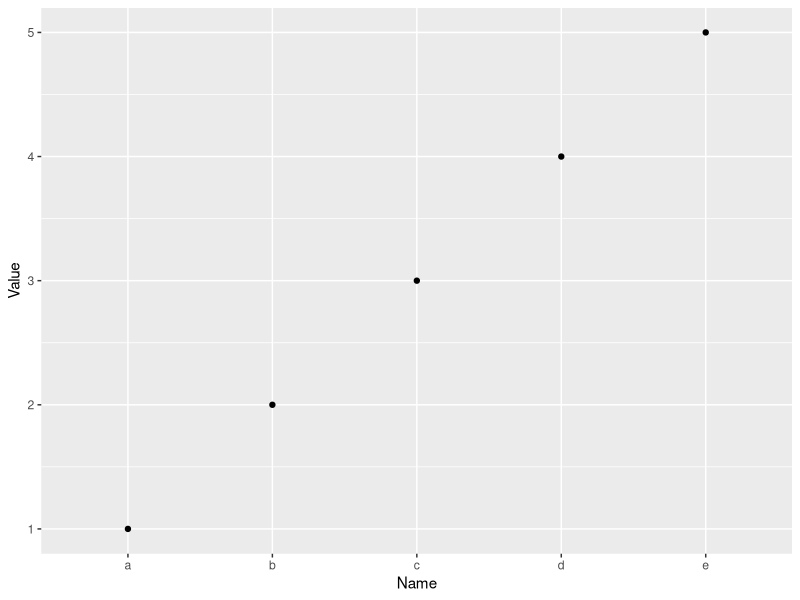
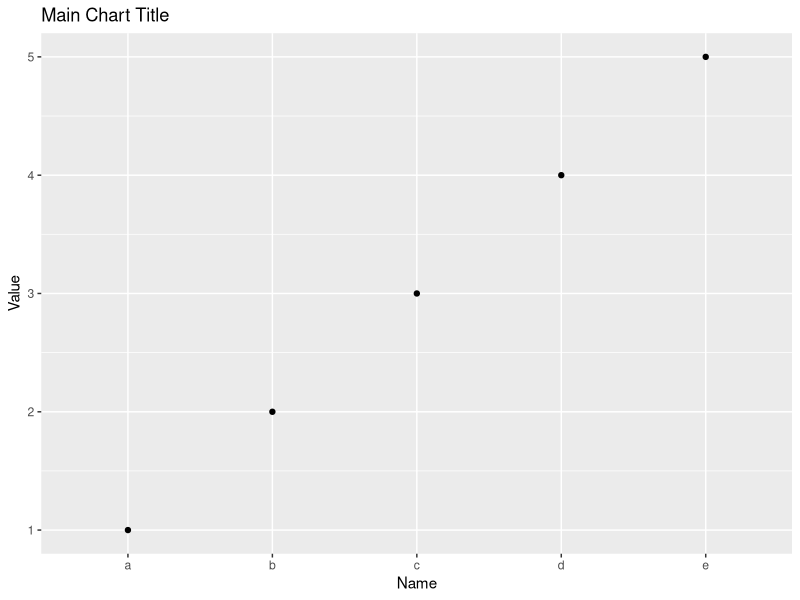
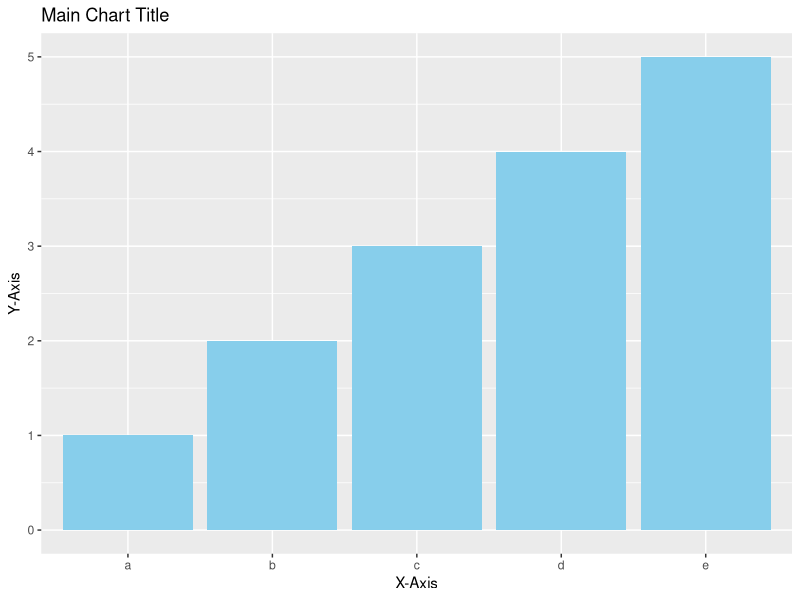

Here is the R script that generated these plots, in order:
# Install ggplot 2
# install.package("ggplot2")

# Load Package
library(ggplot2)

df <- data.frame(
  Name = c("a","b","c","d","e"),
  Value = c(1, 2, 3, 4, 5)
)


# Create Basic plot
ggplot(
  data = df,
  aes(
    x = Name,
    y = Value)) + 
  geom_point()

# Plot with Parameters
ggplot(
  data = df,
  aes(
    x = Name,
    y = Value
  )
) + 
geom_point() +
ggtitle("Main Chart Title") + 
xlab("Name") +
ylab("Value")

# Create bar
ggplot(
  data = df,
  aes(
    x = Name,
    y = Value
  )
) + 
geom_bar(
  stat = "identity",
  fill = "skyblue") +
  ggtitle("Main Chart Title") +
  xlab("X-Axis") +
  ylab("Y-Axis")